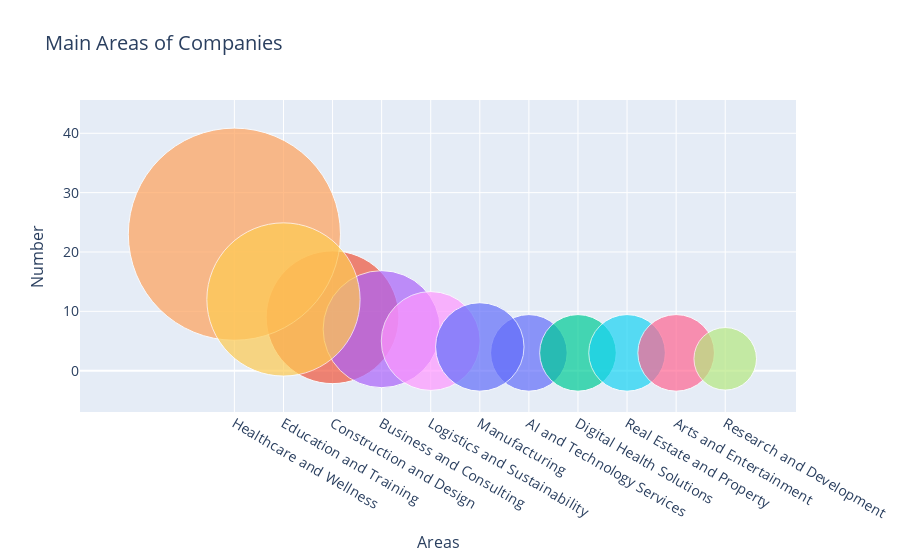

Write notebook code for a chart like this one.
### Code cell
import plotly.express as px

# Use the "Original Data Points" column for the number of companies
df_labeled_clusters['No. of companies'] = df_labeled_clusters['Original Data Points']

# Filter out rows where 'No. of companies' is less than or equal to 1
filtered_data = df_labeled_clusters[df_labeled_clusters['No. of companies'] > 1]

fig = px.scatter(filtered_data, 
                 x='Label', 
                 y='No. of companies', 
                 size='No. of companies',  
                 title="Main Areas of Companies", 
                 labels={'Label': 'Topics', 'No. of companies': 'No. of Topics'},
                 size_max=150,  
                 color='Label') 

fig.update_layout(
    xaxis_title="Areas",
    yaxis_title="Number",
    xaxis=dict(
        categoryorder='total descending',  
        tickfont=dict(size=14)  
    ),
    yaxis=dict(
        type='linear',
        tickfont=dict(size=14) 
    ),
    showlegend=False,
    height=600, 
    title_font_size=20,  
    xaxis_title_font_size=16,  
    yaxis_title_font_size=16 
)

fig.show()

### Figure 1 — Plotly figure (JSON) as saved in the notebook; plotly's stock layout.template omitted (floating-point values rounded to 4 significant figures)
{"data": [{"hovertemplate": "Topics=%{x}<br>No. of Topics=%{marker.size}<extra></extra>", "legendgroup": "AI and Technology Services", "marker": {"color": "#636efa", "size": [3], "sizemode": "area", "sizeref": 0.001022, "symbol": "circle"}, "mode": "markers", "name": "AI and Technology Services", "orientation": "v", "showlegend": true, "type": "scatter", "x": ["AI and Technology Services"], "xaxis": "x", "y": [3], "yaxis": "y"}, {"hovertemplate": "Topics=%{x}<br>No. of Topics=%{marker.size}<extra></extra>", "legendgroup": "Construction and Design", "marker": {"color": "#EF553B", "size": [9], "sizemode": "area", "sizeref": 0.001022, "symbol": "circle"}, "mode": "markers", "name": "Construction and Design", "orientation": "v", "showlegend": true, "type": "scatter", "x": ["Construction and Design"], "xaxis": "x", "y": [9], "yaxis": "y"}, {"hovertemplate": "Topics=%{x}<br>No. of Topics=%{marker.size}<extra></extra>", "legendgroup": "Digital Health Solutions", "marker": {"color": "#00cc96", "size": [3], "sizemode": "area", "sizeref": 0.001022, "symbol": "circle"}, "mode": "markers", "name": "Digital Health Solutions", "orientation": "v", "showlegend": true, "type": "scatter", "x": ["Digital Health Solutions"], "xaxis": "x", "y": [3], "yaxis": "y"}, {"hovertemplate": "Topics=%{x}<br>No. of Topics=%{marker.size}<extra></extra>", "legendgroup": "Business and Consulting", "marker": {"color": "#ab63fa", "size": [7], "sizemode": "area", "sizeref": 0.001022, "symbol": "circle"}, "mode": "markers", "name": "Business and Consulting", "orientation": "v", "showlegend": true, "type": "scatter", "x": ["Business and Consulting"], "xaxis": "x", "y": [7], "yaxis": "y"}, {"hovertemplate": "Topics=%{x}<br>No. of Topics=%{marker.size}<extra></extra>", "legendgroup": "Healthcare and Wellness", "marker": {"color": "#FFA15A", "size": [23], "sizemode": "area", "sizeref": 0.001022, "symbol": "circle"}, "mode": "markers", "name": "Healthcare and Wellness", "orientation": "v", "showlegend": true, "type": "scatter", "x": ["Healthcare and Wellness"], "xaxis": "x", "y": [23], "yaxis": "y"}, {"hovertemplate": "Topics=%{x}<br>No. of Topics=%{marker.size}<extra></extra>", "legendgroup": "Real Estate and Property", "marker": {"color": "#19d3f3", "size": [3], "sizemode": "area", "sizeref": 0.001022, "symbol": "circle"}, "mode": "markers", "name": "Real Estate and Property", "orientation": "v", "showlegend": true, "type": "scatter", "x": ["Real Estate and Property"], "xaxis": "x", "y": [3], "yaxis": "y"}, {"hovertemplate": "Topics=%{x}<br>No. of Topics=%{marker.size}<extra></extra>", "legendgroup": "Arts and Entertainment", "marker": {"color": "#FF6692", "size": [3], "sizemode": "area", "sizeref": 0.001022, "symbol": "circle"}, "mode": "markers", "name": "Arts and Entertainment", "orientation": "v", "showlegend": true, "type": "scatter", "x": ["Arts and Entertainment"], "xaxis": "x", "y": [3], "yaxis": "y"}, {"hovertemplate": "Topics=%{x}<br>No. of Topics=%{marker.size}<extra></extra>", "legendgroup": "Research and Development", "marker": {"color": "#B6E880", "size": [2], "sizemode": "area", "sizeref": 0.001022, "symbol": "circle"}, "mode": "markers", "name": "Research and Development", "orientation": "v", "showlegend": true, "type": "scatter", "x": ["Research and Development"], "xaxis": "x", "y": [2], "yaxis": "y"}, {"hovertemplate": "Topics=%{x}<br>No. of Topics=%{marker.size}<extra></extra>", "legendgroup": "Logistics and Sustainability", "marker": {"color": "#FF97FF", "size": [5], "sizemode": "area", "sizeref": 0.001022, "symbol": "circle"}, "mode": "markers", "name": "Logistics and Sustainability", "orientation": "v", "showlegend": true, "type": "scatter", "x": ["Logistics and Sustainability"], "xaxis": "x", "y": [5], "yaxis": "y"}, {"hovertemplate": "Topics=%{x}<br>No. of Topics=%{marker.size}<extra></extra>", "legendgroup": "Education and Training", "marker": {"color": "#FECB52", "size": [12], "sizemode": "area", "sizeref": 0.001022, "symbol": "circle"}, "mode": "markers", "name": "Education and Training", "orientation": "v", "showlegend": true, "type": "scatter", "x": ["Education and Training"], "xaxis": "x", "y": [12], "yaxis": "y"}, {"hovertemplate": "Topics=%{x}<br>No. of Topics=%{marker.size}<extra></extra>", "legendgroup": "Manufacturing", "marker": {"color": "#636efa", "size": [4], "sizemode": "area", "sizeref": 0.001022, "symbol": "circle"}, "mode": "markers", "name": "Manufacturing", "orientation": "v", "showlegend": true, "type": "scatter", "x": ["Manufacturing"], "xaxis": "x", "y": [4], "yaxis": "y"}], "layout": {"autosize": true, "legend": {"itemsizing": "constant", "title": {"text": "Topics"}, "tracegroupgap": 0}, "showlegend": false, "title": {"font": {"size": 20}, "text": "Main Areas of Companies"}, "xaxis": {"anchor": "y", "autorange": true, "categoryarray": ["AI and Technology Services", "Construction and Design", "Digital Health Solutions", "Business and Consulting", "Healthcare and Wellness", "Real Estate and Property", "Arts and Entertainment", "Research and Development", "Logistics and Sustainability", "Education and Training", "Manufacturing"], "categoryorder": "total descending", "domain": [0, 1], "range": [-2.476, 11.21], "tickfont": {"size": 14}, "title": {"font": {"size": 16}, "text": "Areas"}, "type": "category"}, "yaxis": {"anchor": "x", "autorange": true, "domain": [0, 1], "range": [-4.936, 40.92], "tickfont": {"size": 14}, "title": {"font": {"size": 16}, "text": "Number"}, "type": "linear"}}}
